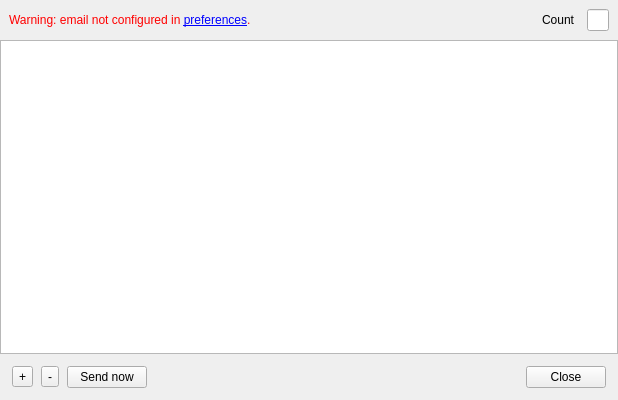
<?xml version="1.0" encoding="UTF-8"?>
<ui version="4.0">
 <class>EmailNotificationAssistant</class>
 <widget class="QWidget" name="EmailNotificationAssistant">
  <property name="geometry">
   <rect>
    <x>0</x>
    <y>0</y>
    <width>618</width>
    <height>400</height>
   </rect>
  </property>
  <property name="windowTitle">
   <string>Scheduled reports and Notifications</string>
  </property>
  <layout class="QVBoxLayout" name="verticalLayout">
   <property name="spacing">
    <number>0</number>
   </property>
   <property name="margin">
    <number>0</number>
   </property>
   <item>
    <widget class="ViewSearchHeader" name="widget" native="true">
     <layout class="QHBoxLayout" name="horizontalLayout_3">
      <item>
       <widget class="QLabel" name="prefWarning">
        <property name="palette">
         <palette>
          <active>
           <colorrole role="WindowText">
            <brush brushstyle="SolidPattern">
             <color alpha="255">
              <red>255</red>
              <green>0</green>
              <blue>0</blue>
             </color>
            </brush>
           </colorrole>
           <colorrole role="Text">
            <brush brushstyle="SolidPattern">
             <color alpha="255">
              <red>255</red>
              <green>0</green>
              <blue>0</blue>
             </color>
            </brush>
           </colorrole>
          </active>
          <inactive>
           <colorrole role="WindowText">
            <brush brushstyle="SolidPattern">
             <color alpha="255">
              <red>255</red>
              <green>0</green>
              <blue>0</blue>
             </color>
            </brush>
           </colorrole>
           <colorrole role="Text">
            <brush brushstyle="SolidPattern">
             <color alpha="255">
              <red>255</red>
              <green>0</green>
              <blue>0</blue>
             </color>
            </brush>
           </colorrole>
          </inactive>
          <disabled>
           <colorrole role="WindowText">
            <brush brushstyle="SolidPattern">
             <color alpha="255">
              <red>69</red>
              <green>69</green>
              <blue>69</blue>
             </color>
            </brush>
           </colorrole>
           <colorrole role="Text">
            <brush brushstyle="SolidPattern">
             <color alpha="255">
              <red>69</red>
              <green>69</green>
              <blue>69</blue>
             </color>
            </brush>
           </colorrole>
          </disabled>
         </palette>
        </property>
        <property name="text">
         <string>&lt;html&gt;&lt;head/&gt;&lt;body&gt;&lt;p&gt;Warning: email not configured in &lt;a href=&quot;#&quot;&gt;&lt;span style=&quot; text-decoration: underline; color:#0000ff;&quot;&gt;preferences&lt;/span&gt;&lt;/a&gt;.&lt;/p&gt;&lt;/body&gt;&lt;/html&gt;</string>
        </property>
        <property name="textFormat">
         <enum>Qt::RichText</enum>
        </property>
       </widget>
      </item>
      <item>
       <spacer name="horizontalSpacer_3">
        <property name="orientation">
         <enum>Qt::Horizontal</enum>
        </property>
        <property name="sizeHint" stdset="0">
         <size>
          <width>483</width>
          <height>20</height>
         </size>
        </property>
       </spacer>
      </item>
      <item>
       <widget class="QLabel" name="count">
        <property name="text">
         <string>Count</string>
        </property>
       </widget>
      </item>
      <item>
       <widget class="CircularProgressIndicator" name="progress" native="true"/>
      </item>
      <item>
       <widget class="SearchLineEdit" name="search"/>
      </item>
     </layout>
    </widget>
   </item>
   <item>
    <widget class="StyledTreeView" name="list">
     <property name="rootIsDecorated">
      <bool>false</bool>
     </property>
    </widget>
   </item>
   <item>
    <layout class="QHBoxLayout" name="horizontalLayout">
     <property name="spacing">
      <number>8</number>
     </property>
     <property name="margin">
      <number>12</number>
     </property>
     <item>
      <widget class="QToolButton" name="add">
       <property name="text">
        <string>+</string>
       </property>
      </widget>
     </item>
     <item>
      <widget class="QToolButton" name="remove">
       <property name="text">
        <string>-</string>
       </property>
      </widget>
     </item>
     <item>
      <widget class="QPushButton" name="sendNow">
       <property name="text">
        <string>Send now</string>
       </property>
      </widget>
     </item>
     <item>
      <spacer name="horizontalSpacer_2">
       <property name="orientation">
        <enum>Qt::Horizontal</enum>
       </property>
       <property name="sizeHint" stdset="0">
        <size>
         <width>40</width>
         <height>20</height>
        </size>
       </property>
      </spacer>
     </item>
     <item>
      <widget class="QDialogButtonBox" name="buttonBox">
       <property name="orientation">
        <enum>Qt::Horizontal</enum>
       </property>
       <property name="standardButtons">
        <set>QDialogButtonBox::Close</set>
       </property>
      </widget>
     </item>
    </layout>
   </item>
  </layout>
  <action name="actionExport">
   <property name="text">
    <string>Export</string>
   </property>
   <property name="shortcut">
    <string>Ctrl+Shift+E</string>
   </property>
  </action>
 </widget>
 <customwidgets>
  <customwidget>
   <class>StyledTreeView</class>
   <extends>QTreeView</extends>
   <header>FileWaveGuiLib/styledviews/styledtreeview.h</header>
  </customwidget>
  <customwidget>
   <class>ViewSearchHeader</class>
   <extends>QWidget</extends>
   <header>FileWaveGuiLib/searchheader/ViewSearchHeader.h</header>
   <container>1</container>
  </customwidget>
  <customwidget>
   <class>SearchLineEdit</class>
   <extends>QLineEdit</extends>
   <header>FileWaveGuiLib/searchlineedit/searchlineedit.h</header>
  </customwidget>
  <customwidget>
   <class>CircularProgressIndicator</class>
   <extends>QWidget</extends>
   <header>FileWaveGuiLib/circularprogressindicator.h</header>
   <container>1</container>
  </customwidget>
 </customwidgets>
 <resources/>
 <connections/>
</ui>
